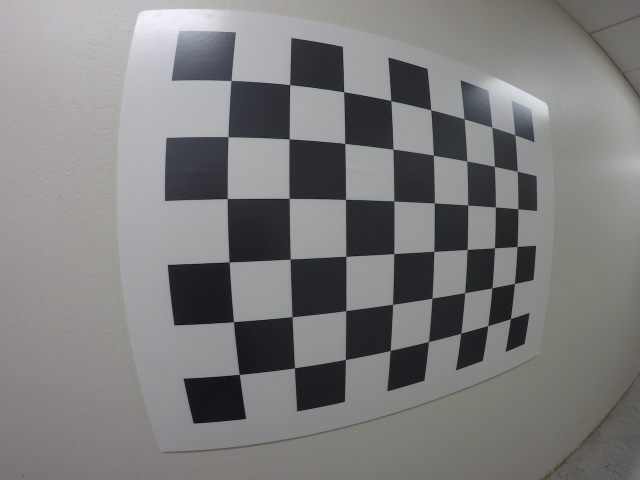
#> input picture computer_vision/camera_calibration/calibration_images/calibration1.jpg, 1280 x 960 px (shown at 1/2 size); its folder holds 5 pictures in this run
$ python calibrate_camera.py
#> lines starting #> are read from the running program, lines starting #| are printed output that depends on the picture
#!/bin/python -f
import numpy as np
import cv2
import matplotlib.pyplot as plt
import matplotlib.image as mpimg
import glob


def corners_unwarp(img, nx, ny, mtx, dist):
    # Use the OpenCV undistort() function to remove distortion
    undist = cv2.undistort(img, mtx, dist, None, mtx)
    # Convert undistorted image to grayscale
    gray = cv2.cvtColor(undist, cv2.COLOR_BGR2GRAY)
    # Search for corners in the grayscaled image
    ret, corners = cv2.findChessboardCorners(gray, (nx, ny), None)

    if ret == True:
        # If we found corners, draw them! (just for fun)
        cv2.drawChessboardCorners(undist, (nx, ny), corners, ret)
        # Choose offset from image corners to plot detected corners
        # This should be chosen to present the result at the proper aspect ratio
        # My choice of 100 pixels is not exact, but close enough for our purpose here
        offset = 100 # offset for dst points
        # Grab the image shape
        img_size = (gray.shape[1], gray.shape[0])

        # For source points I'm grabbing the outer four detected corners
        src = np.float32([corners[0], corners[nx-1], corners[-1], corners[-nx]])
        # For destination points, I'm arbitrarily choosing some points to be
        # a nice fit for displaying our warped result
        # again, not exact, but close enough for our purposes
        dst = np.float32([[offset, offset], [img_size[0]-offset, offset],
                                     [img_size[0]-offset, img_size[1]-offset],
                                     [offset, img_size[1]-offset]])
        # Given src and dst points, calculate the perspective transform matrix
        M = cv2.getPerspectiveTransform(src, dst)
        # Warp the image using OpenCV warpPerspective()
        warped = cv2.warpPerspective(undist, M, img_size)

    # Return the resulting image and matrix
    return warped, M

def calibrateCamera(images,nx,ny):
#> called with nx = 8, ny = 6
    objpoints = []
    imgpoints = []
    objp = np.zeros((ny*nx,3),np.float32)

    objp[:,:2] = np.mgrid[0:nx,0:ny].T.reshape(-1,2)

    for fname in images:
        img = mpimg.imread(fname)
#> img is the input picture: shape (960, 1280, 3); mean R, G, B 125.1, 124.9, 124.7
        gray = cv2.cvtColor(img,cv2.COLOR_BGR2GRAY)
        ret, corners = cv2.findChessboardCorners(gray, (nx,ny),None)
#> ret = True; corners = 48 rows, first 8: [462.6, 161.4], [579.9, 169.7], [687.9, 184.1], [782.3, 201.7], [862.1, 220.2], [928.7, 238.1], [984.4, 254.7], [1030.2, 270.1]
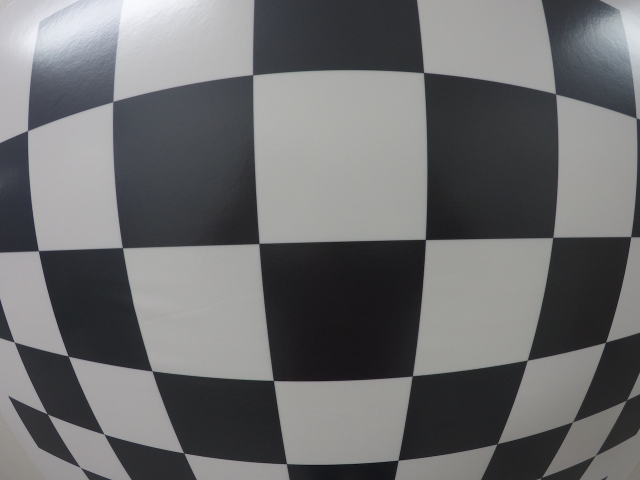
#> input picture computer_vision/camera_calibration/calibration_images/test_image.jpg, 1280 x 960 px (shown at 1/2 size)
#> further down, img is the input picture: shape (960, 1280, 3); mean B, G, R 110.7, 109.5, 109.1
        if ret == True:
            imgpoints.append(corners)
            objpoints.append(objp)
    ret, mtx, dist, rvecs, tvecs = cv2.calibrateCamera(objpoints, imgpoints, gray.shape[::-1], None, None)
    return ret, mtx, dist, rvecs, tvecs

def undistorted_test(img,mtx, dist):
    gray = cv2.cvtColor(img,cv2.COLOR_BGR2GRAY)
    dst = cv2.undistort(img, mtx, dist, None, mtx)
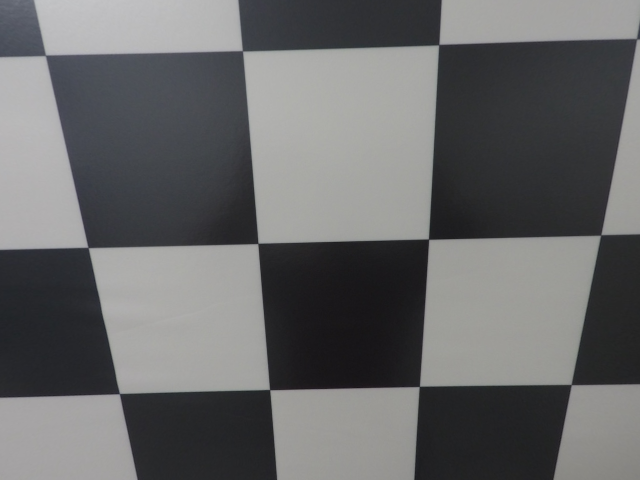
#> dst: shape (960, 1280, 3) (shown at 1/2 size); mean B, G, R 105.1, 104.3, 103.8
    return dst

def compare_image(img1,img2):
    f, (ax1, ax2) = plt.subplots(1, 2, figsize=(24, 9))
    f.tight_layout()
    ax1.imshow(img1)
    ax1.set_title('Original Image', fontsize=50)
    ax2.imshow(img2)
    ax2.set_title('Undistorted Image', fontsize=50)
    plt.subplots_adjust(left=0., right=1, top=0.9, bottom=0.)
    plt.show()
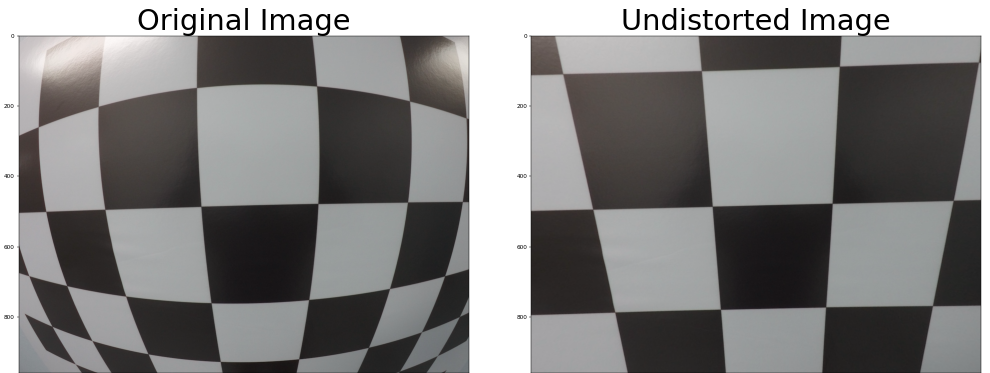
#> figure drawn by matplotlib, 2 panels; B, G, R data is drawn as R, G, B


images = glob.glob('./calibration_images/calibration*.jpg')
ret, mtx, dist, rvecs, tvecs = calibrateCamera(images,8,6)

#undistort images
img = cv2.imread('./calibration_images/test_image.jpg')
undistorted_image = undistorted_test(img,mtx, dist)
compare_image(img,undistorted_image)

#change persepective
#img = cv2.imread('./calibration_images/test_image2.png')
#warped,M = corners_unwarp(img, 8, 6 , mtx, dist)
#compare_image(img,warped)
